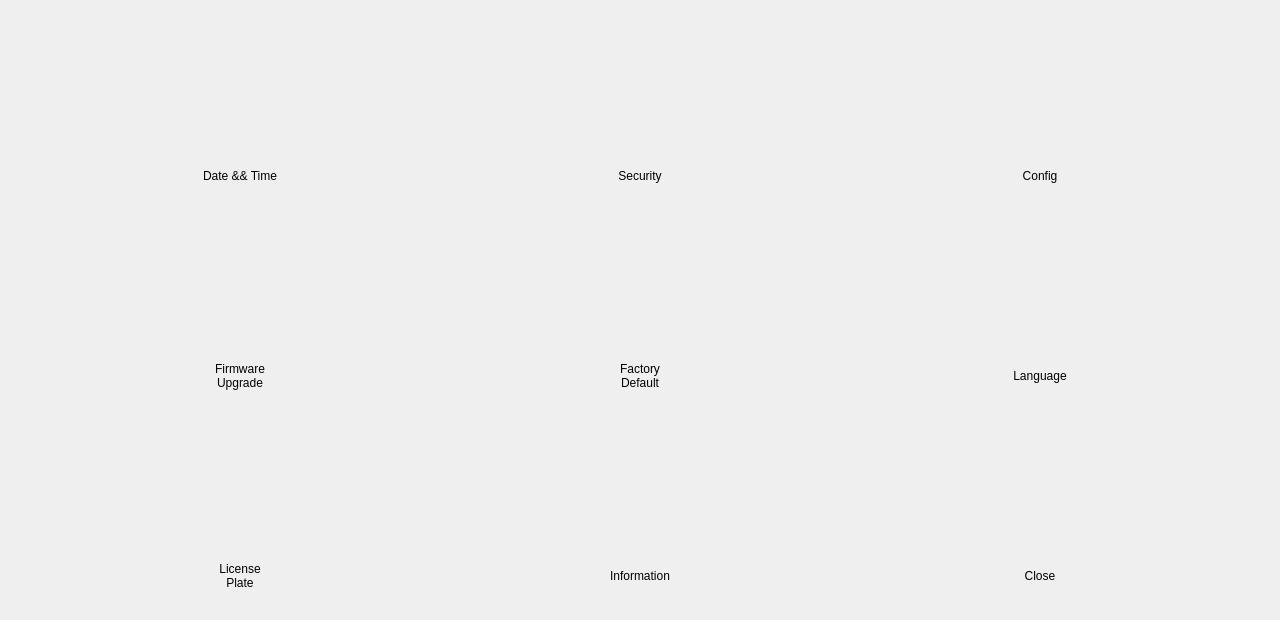
<?xml version="1.0" encoding="UTF-8"?>
<ui version="4.0">
 <class>SystemPage</class>
 <widget class="QWidget" name="SystemPage">
  <property name="geometry">
   <rect>
    <x>0</x>
    <y>0</y>
    <width>1280</width>
    <height>620</height>
   </rect>
  </property>
  <property name="windowTitle">
   <string>Form</string>
  </property>
  <property name="autoFillBackground">
   <bool>true</bool>
  </property>
  <widget class="CustomImageLabel" name="buttonDateTime">
   <property name="geometry">
    <rect>
     <x>180</x>
     <y>20</y>
     <width>121</width>
     <height>121</height>
    </rect>
   </property>
   <property name="frameShape">
    <enum>QFrame::NoFrame</enum>
   </property>
   <property name="text">
    <string/>
   </property>
   <property name="alignment">
    <set>Qt::AlignCenter</set>
   </property>
  </widget>
  <widget class="QLabel" name="labelDateTimeText">
   <property name="geometry">
    <rect>
     <x>60</x>
     <y>140</y>
     <width>360</width>
     <height>71</height>
    </rect>
   </property>
   <property name="frameShape">
    <enum>QFrame::NoFrame</enum>
   </property>
   <property name="text">
    <string>Date &amp;&amp; Time</string>
   </property>
   <property name="alignment">
    <set>Qt::AlignCenter</set>
   </property>
  </widget>
  <widget class="CustomImageLabel" name="buttonUpgrade">
   <property name="geometry">
    <rect>
     <x>180</x>
     <y>220</y>
     <width>121</width>
     <height>121</height>
    </rect>
   </property>
   <property name="frameShape">
    <enum>QFrame::NoFrame</enum>
   </property>
   <property name="text">
    <string/>
   </property>
   <property name="alignment">
    <set>Qt::AlignCenter</set>
   </property>
  </widget>
  <widget class="QLabel" name="labelUpgradeText">
   <property name="geometry">
    <rect>
     <x>60</x>
     <y>340</y>
     <width>360</width>
     <height>71</height>
    </rect>
   </property>
   <property name="frameShape">
    <enum>QFrame::NoFrame</enum>
   </property>
   <property name="text">
    <string>Firmware
Upgrade</string>
   </property>
   <property name="alignment">
    <set>Qt::AlignCenter</set>
   </property>
  </widget>
  <widget class="CustomImageLabel" name="buttonLicensePlate">
   <property name="geometry">
    <rect>
     <x>180</x>
     <y>420</y>
     <width>121</width>
     <height>121</height>
    </rect>
   </property>
   <property name="frameShape">
    <enum>QFrame::NoFrame</enum>
   </property>
   <property name="text">
    <string/>
   </property>
   <property name="alignment">
    <set>Qt::AlignCenter</set>
   </property>
  </widget>
  <widget class="QLabel" name="labelLicensePlateText">
   <property name="geometry">
    <rect>
     <x>60</x>
     <y>540</y>
     <width>360</width>
     <height>71</height>
    </rect>
   </property>
   <property name="frameShape">
    <enum>QFrame::NoFrame</enum>
   </property>
   <property name="text">
    <string>License
Plate</string>
   </property>
   <property name="alignment">
    <set>Qt::AlignCenter</set>
   </property>
  </widget>
  <widget class="CustomImageLabel" name="buttonSecurity">
   <property name="geometry">
    <rect>
     <x>580</x>
     <y>20</y>
     <width>121</width>
     <height>121</height>
    </rect>
   </property>
   <property name="frameShape">
    <enum>QFrame::NoFrame</enum>
   </property>
   <property name="text">
    <string/>
   </property>
   <property name="alignment">
    <set>Qt::AlignCenter</set>
   </property>
  </widget>
  <widget class="QLabel" name="labelSecurityText">
   <property name="geometry">
    <rect>
     <x>460</x>
     <y>140</y>
     <width>360</width>
     <height>71</height>
    </rect>
   </property>
   <property name="frameShape">
    <enum>QFrame::NoFrame</enum>
   </property>
   <property name="text">
    <string>Security</string>
   </property>
   <property name="alignment">
    <set>Qt::AlignCenter</set>
   </property>
  </widget>
  <widget class="CustomImageLabel" name="buttonFactoryDefault">
   <property name="geometry">
    <rect>
     <x>580</x>
     <y>220</y>
     <width>121</width>
     <height>121</height>
    </rect>
   </property>
   <property name="frameShape">
    <enum>QFrame::NoFrame</enum>
   </property>
   <property name="text">
    <string/>
   </property>
   <property name="alignment">
    <set>Qt::AlignCenter</set>
   </property>
  </widget>
  <widget class="QLabel" name="labelFactoryDefaultText">
   <property name="geometry">
    <rect>
     <x>460</x>
     <y>340</y>
     <width>360</width>
     <height>71</height>
    </rect>
   </property>
   <property name="frameShape">
    <enum>QFrame::NoFrame</enum>
   </property>
   <property name="text">
    <string>Factory
Default</string>
   </property>
   <property name="alignment">
    <set>Qt::AlignCenter</set>
   </property>
  </widget>
  <widget class="CustomImageLabel" name="buttonInformation">
   <property name="geometry">
    <rect>
     <x>580</x>
     <y>420</y>
     <width>121</width>
     <height>121</height>
    </rect>
   </property>
   <property name="frameShape">
    <enum>QFrame::NoFrame</enum>
   </property>
   <property name="text">
    <string/>
   </property>
   <property name="alignment">
    <set>Qt::AlignCenter</set>
   </property>
  </widget>
  <widget class="QLabel" name="labelInformationText">
   <property name="geometry">
    <rect>
     <x>460</x>
     <y>540</y>
     <width>360</width>
     <height>71</height>
    </rect>
   </property>
   <property name="frameShape">
    <enum>QFrame::NoFrame</enum>
   </property>
   <property name="text">
    <string>Information</string>
   </property>
   <property name="alignment">
    <set>Qt::AlignCenter</set>
   </property>
  </widget>
  <widget class="CustomImageLabel" name="buttonConfig">
   <property name="geometry">
    <rect>
     <x>980</x>
     <y>20</y>
     <width>121</width>
     <height>121</height>
    </rect>
   </property>
   <property name="frameShape">
    <enum>QFrame::NoFrame</enum>
   </property>
   <property name="text">
    <string/>
   </property>
   <property name="alignment">
    <set>Qt::AlignCenter</set>
   </property>
  </widget>
  <widget class="QLabel" name="labelConfigText">
   <property name="geometry">
    <rect>
     <x>860</x>
     <y>140</y>
     <width>360</width>
     <height>71</height>
    </rect>
   </property>
   <property name="frameShape">
    <enum>QFrame::NoFrame</enum>
   </property>
   <property name="text">
    <string>Config</string>
   </property>
   <property name="alignment">
    <set>Qt::AlignCenter</set>
   </property>
  </widget>
  <widget class="CustomImageLabel" name="buttonLanguage">
   <property name="geometry">
    <rect>
     <x>980</x>
     <y>220</y>
     <width>121</width>
     <height>121</height>
    </rect>
   </property>
   <property name="frameShape">
    <enum>QFrame::NoFrame</enum>
   </property>
   <property name="text">
    <string/>
   </property>
   <property name="alignment">
    <set>Qt::AlignCenter</set>
   </property>
  </widget>
  <widget class="QLabel" name="labelLanguageText">
   <property name="geometry">
    <rect>
     <x>860</x>
     <y>340</y>
     <width>360</width>
     <height>71</height>
    </rect>
   </property>
   <property name="frameShape">
    <enum>QFrame::NoFrame</enum>
   </property>
   <property name="text">
    <string>Language</string>
   </property>
   <property name="alignment">
    <set>Qt::AlignCenter</set>
   </property>
  </widget>
  <widget class="CustomImageLabel" name="buttonClose">
   <property name="geometry">
    <rect>
     <x>980</x>
     <y>420</y>
     <width>121</width>
     <height>121</height>
    </rect>
   </property>
   <property name="frameShape">
    <enum>QFrame::NoFrame</enum>
   </property>
   <property name="text">
    <string/>
   </property>
   <property name="alignment">
    <set>Qt::AlignCenter</set>
   </property>
  </widget>
  <widget class="QLabel" name="labelCloseText">
   <property name="geometry">
    <rect>
     <x>860</x>
     <y>540</y>
     <width>360</width>
     <height>71</height>
    </rect>
   </property>
   <property name="frameShape">
    <enum>QFrame::NoFrame</enum>
   </property>
   <property name="text">
    <string>Close</string>
   </property>
   <property name="alignment">
    <set>Qt::AlignCenter</set>
   </property>
  </widget>
 </widget>
 <customwidgets>
  <customwidget>
   <class>CustomImageLabel</class>
   <extends>QLabel</extends>
   <header>ui/customwidget/customimagelabel.h</header>
  </customwidget>
 </customwidgets>
 <resources/>
 <connections/>
</ui>
